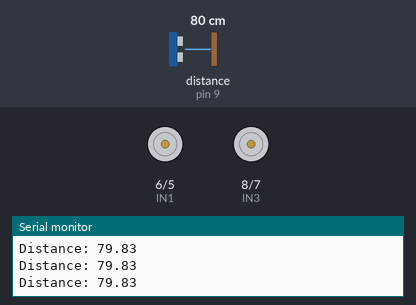
A sketch run on a simulated Arduino Uno, built with avr-gcc and run on an emulated ATmega328P. Shown: motor-driver pin pairs drawn as motors (green arrow = first pin HIGH = forward, orange = second pin HIGH = backward, longer = more drive), the last lines printed to the serial monitor. Wiring (inferred from the names in the program): ultrasonic range finder: trigger pin 10; echo pin 9. Inputs (shaded band) come from the test bench; at power-on: distance to the obstacle (sensor on pin 9) 80 cm. The echo pulse lasts 58.3 µs per cm.

Above: at 1.3 s.
1.4 s: distance to the obstacle (sensor on pin 9) set to 66 cm
4.5 s: distance to the obstacle (sensor on pin 9) set to 56 cm
At 5.4 s:
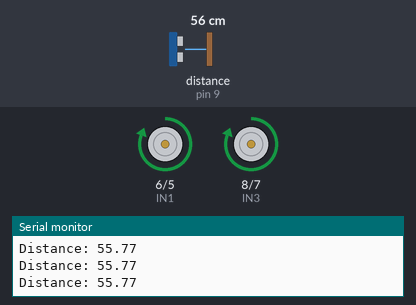
6.5 s: distance to the obstacle (sensor on pin 9) set to 12 cm
9.6 s: distance to the obstacle (sensor on pin 9) set to 9 cm
At 10.7 s:
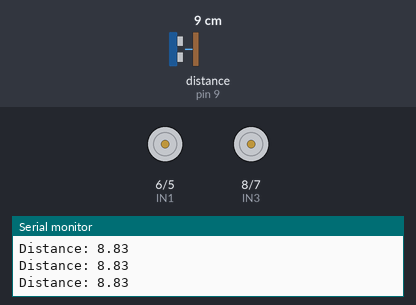
11.1 s: distance to the obstacle (sensor on pin 9) set to 2 cm
At 12.3 s:
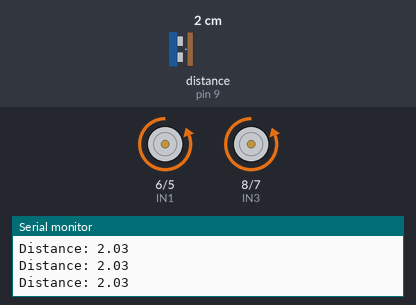
12.6 s: distance to the obstacle (sensor on pin 9) set to 18 cm
At 13.5 s:
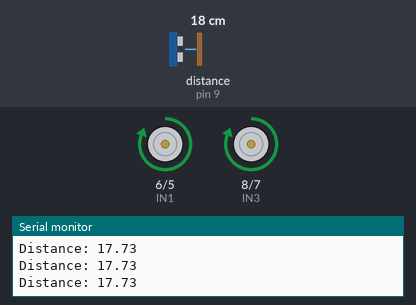
Timing chart, 0 to 15.6 s (numbered marks = the images above; inputs shaded):
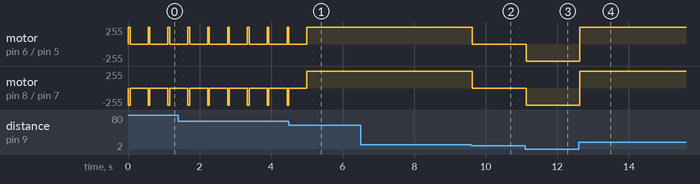

Measured:
- the behaviour switches between 61 and 60 cm on distance to the obstacle (sensor on pin 9) (found by bisection; images 0 and 1)
- the behaviour switches between 11 and 10 cm on distance to the obstacle (sensor on pin 9) (found by bisection; images 1 and 2)
- after the input at 4.5 s, motor on pin 6 (IN1) / pin 5 (IN2): goes on until 5.0 s, then stays forward 255/255
- after the input at 9.6 s, motor on pin 6 (IN1) / pin 5 (IN2), motor on pin 8 (IN3) / pin 7 (IN4): forward 255/255 → stopped at once
- after the input at 11.1 s, motor on pin 6 (IN1) / pin 5 (IN2), motor on pin 8 (IN3) / pin 7 (IN4): stopped → backward 255/255 at once
- after the input at 12.6 s, motor on pin 6 (IN1) / pin 5 (IN2), motor on pin 8 (IN3) / pin 7 (IN4): backward 255/255 → forward 255/255 at once
- by itself, motor on pin 6 (IN1) / pin 5 (IN2): alternates forward 255/255 for 0.05 s and stopped for 0.50 s
- by itself, motor on pin 8 (IN3) / pin 7 (IN4): alternates backward 255/255 for 0.05 s and stopped for 0.50 s

The sketch:

FollowMeRobot.ino
```cpp
//Motor Pins
#define IN1 6      //IN1
#define IN2 5      //IN2
#define IN3 8      //IN3
#define IN4 7      //IN4

//Sensor PINS
#define trigger 10     //Trigger
#define echo 9        //Echo

//Declares Variables
int duration;
float distance;

//Robot Movements
void forward()
{
  digitalWrite(IN1, HIGH);
  digitalWrite(IN2, LOW);
  digitalWrite(IN3, HIGH);
  digitalWrite(IN4, LOW);
}
void backward()
{
  digitalWrite(IN2, HIGH);
  digitalWrite(IN1, LOW);
  digitalWrite(IN4, HIGH);
  digitalWrite(IN3, LOW);
}
void right()
{
  digitalWrite(IN2, LOW);
  digitalWrite(IN1, HIGH);
  digitalWrite(IN4, HIGH);
  digitalWrite(IN3, LOW);
  delay(50);
}

void stopm(void)
{
  digitalWrite(IN1, LOW);
  digitalWrite(IN2, LOW);
  digitalWrite(IN3, LOW);
  digitalWrite(IN4, LOW);
}

void setup(void)
{
  Serial.begin (9600);
  pinMode(trigger, OUTPUT);
  pinMode(echo, INPUT);
  pinMode(IN1 , OUTPUT);
  pinMode(IN2, OUTPUT);
  pinMode(IN3, OUTPUT);
  pinMode(IN4, OUTPUT);
}
void loop(void) {
  inputs();
  if ((distance < 10) && (distance > 5)) {
    stopm();
  }
  else if (distance < 5) {
    backward();
  }
  else if ((distance > 10) && (distance < 60))
  {
    forward();
  }
  else {
    right();
    stopm();
    delay(500);
  }
}

//Function to get value of Distance
void inputs()
{
  digitalWrite(trigger, LOW);
  delayMicroseconds(2);
  digitalWrite(trigger, HIGH);
  delayMicroseconds(10);
  digitalWrite(trigger, LOW);
  duration = pulseIn(echo, HIGH);
  distance = (duration / 2) / 29.1;
  digitalWrite(trigger, LOW);
  Serial.print("Distance: ");
  Serial.println(distance);
}
```
